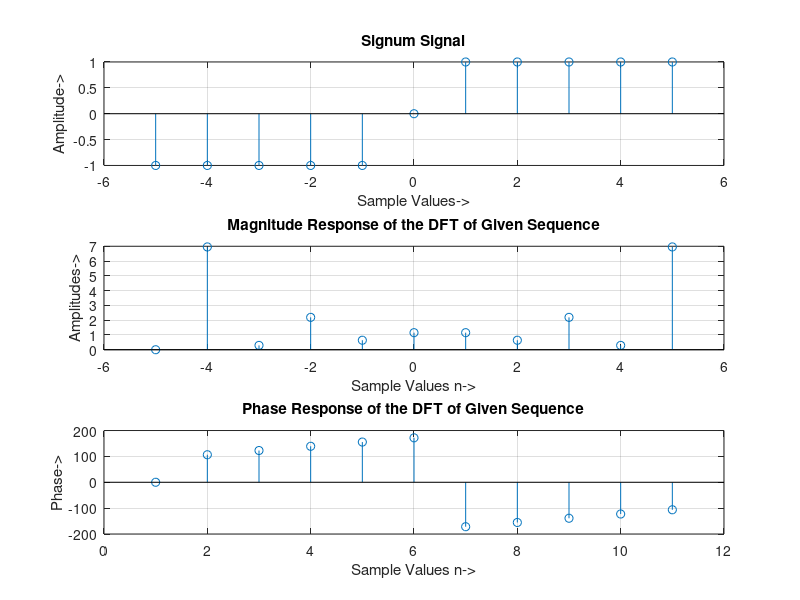

Recreate this plot in MATLAB.
%discrete unit step signal fourier transform
N = -5 : 5;
a = [-1, -1, -1, -1, -1, 0, 1, 1, 1, 1, 1];
N = length(a);
disp('The Length of the Sequence of [a] is: ');
disp(N);
for k = 1 : N
    y(k) = 0;
    for i = 1 : N
        y(k) = y(k) + a(i) * exp((-2 * pi * 1i / N) * ((i - 1) * (k - 1))); 
    end
end

k = 1 : N;
M = -5 : 5;
subplot(311);
stem(M, a);
grid;
xlabel('Sample Values->');
ylabel('Amplitude->');
title('Signum Signal');
disp('The Fourier Transform is');
disp(y(k));
subplot(312);
stem(M, abs(y(k)));
grid;
xlabel('Sample Values n->');
ylabel('Amplitudes->');
title('Magnitude Response of the DFT of Given Sequence');
subplot(313);
stem(angle(y(k)) * (180 / pi));
grid;
xlabel('Sample Values n->');
ylabel('Phase->');
title('Phase Response of the DFT of Given Sequence');
